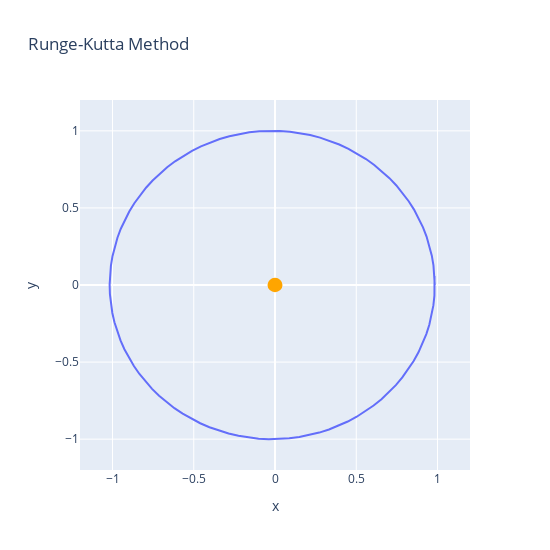

Notebook cell for this chart:
### Code cell
fig = go.Figure(data=[go.Scatter(x=xpos, y=ypos)],layout=go.Layout(
                title=go.layout.Title(text="Runge-Kutta Method"),
                width=550,height=550))
fig.update_xaxes(range=[-1.2, 1.2])
fig.update_yaxes(range=[-1.2, 1.2])
fig.update_layout(xaxis_title="x",yaxis_title="y",shapes=[dict(type="circle",xref="x",
                  yref="y",fillcolor="Orange",x0=-.04,y0=-.04,x1=.04,y1=.04,
                  line_color="Orange",),])
fig.show()
